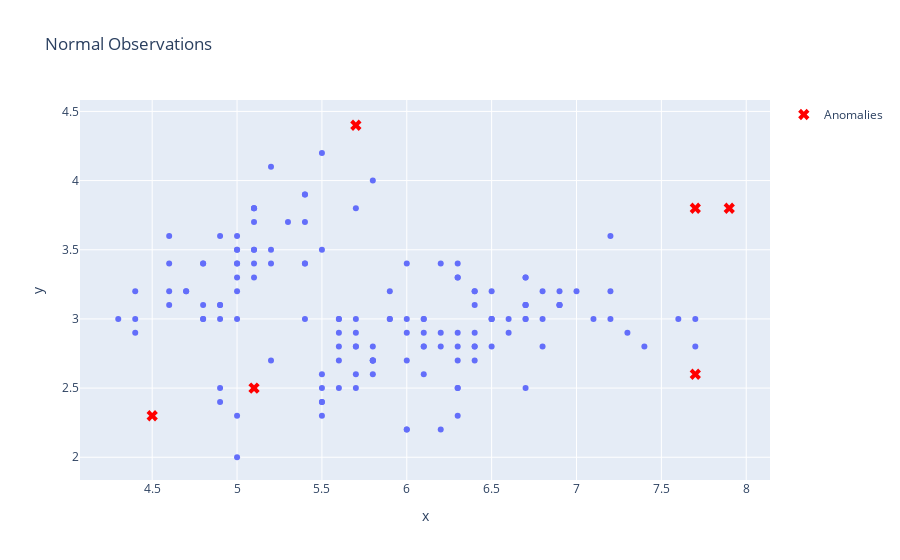

Notebook code cell kept with this figure:
### Code cell
# Plot the data, color-coding the anomalies
fig = px.scatter(x=data[y_pred == 1][:, 0], y=data[y_pred == 1][:, 1], title='Normal Observations')
fig.add_scatter(x=data[anomalies][:, 0], y=data[anomalies][:, 1], mode='markers', marker=dict(color='red', symbol='x', size=10), name='Anomalies')
fig.show()

### Figure 1 — Plotly figure (JSON) as saved in the notebook; plotly's stock layout.template omitted (floating-point values rounded to 4 significant figures; data arrays with more than 128 entries replaced by an {"elided": "..."} marker saying what was removed)
{"data": [{"hovertemplate": "x=%{x}<br>y=%{y}<extra></extra>", "legendgroup": "", "marker": {"color": "#636efa", "symbol": "circle"}, "mode": "markers", "name": "", "orientation": "v", "showlegend": false, "type": "scatter", "x": {"elided": "144 float values"}, "xaxis": "x", "y": {"elided": "144 float values"}, "yaxis": "y"}, {"marker": {"color": "red", "size": 10, "symbol": "x"}, "mode": "markers", "name": "Anomalies", "type": "scatter", "x": [5.7, 4.5, 5.1, 7.7, 7.7, 7.9], "y": [4.4, 2.3, 2.5, 3.8, 2.6, 3.8]}], "layout": {"legend": {"tracegroupgap": 0}, "title": {"text": "Normal Observations"}, "xaxis": {"anchor": "y", "domain": [0, 1], "title": {"text": "x"}}, "yaxis": {"anchor": "x", "domain": [0, 1], "title": {"text": "y"}}}}
